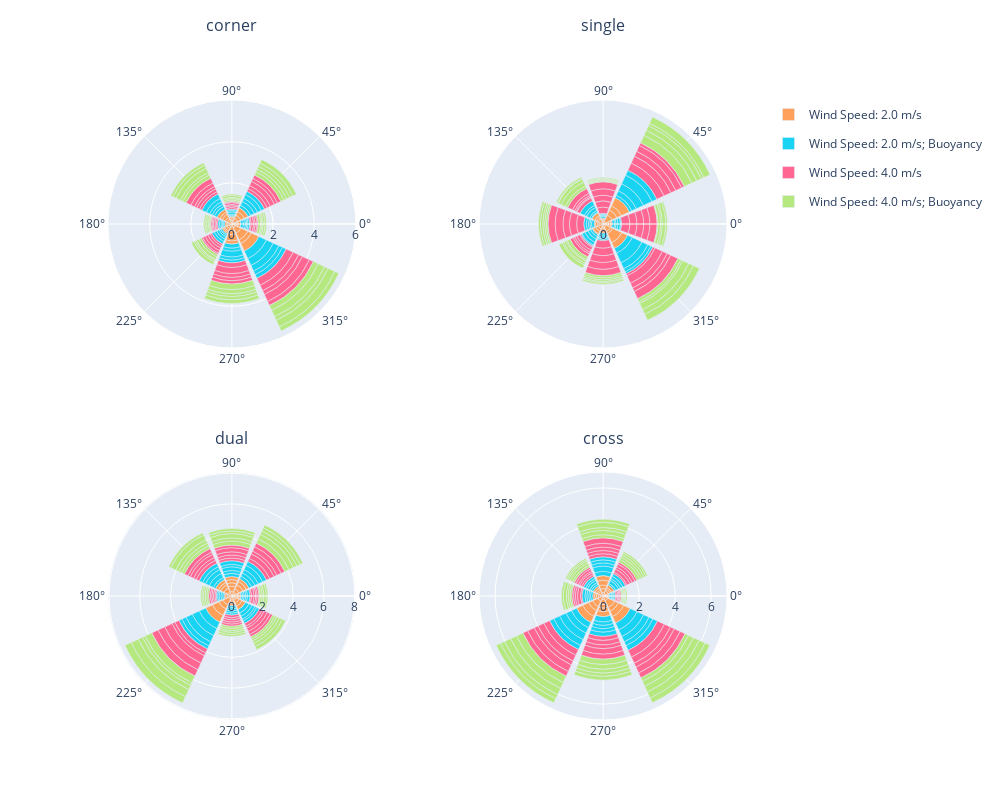

The notebook cell saved with this chart:
### Code cell
import plotly.express as px
import plotly.graph_objects as go
from plotly.offline import plot
from plotly.subplots import make_subplots

rooms = ["corner", "single", "dual", "cross"]
params = set(plotdf["Params"])
marker_color=["#E4FF87", '#709BFF', '#709BFF', '#FFAA70', '#FFAA70', '#FFDF70', '#B6FFB4']
color_map = {}
for i, param in enumerate(params):
    color_map[i] = marker_color[i]

figures = []
for i, room in enumerate(rooms):
    fig = px.bar_polar(plotdf[plotdf["roomType"] == room], r="netNorm", theta="AofA",
                   color="Params", template="plotly_dark",
                   color_discrete_map=color_map, title=room)
    # fig.update_raxes(ticklabelposition="outside bottom", title=None)
    figures.append(fig)

fig = make_subplots(rows=2, cols=2, specs=[[{'type': 'polar'}]*2]*2, subplot_titles=rooms, vertical_spacing=0.2)

for i, figure in enumerate(figures):
    for trace in range(len(figure["data"])):
        room = rooms[i]
        row = int((i/2)+1)
        col = int((i%2)+1)
        # print(row, col)
        trace = figure["data"][trace]
        if i>0:
            trace.showlegend = False
        fig.add_trace(trace, row=row, col=col)
        fig.update_annotations(y=1.1 - (row-1)/1.5, selector={'text':room})

fig.update_polars(radialaxis_dtick=2)
# fig.update_polars(overwrite=True, radialaxis_dtick=.5, selector={'text':'single'})
fig.update_layout(width = 1000, height = 800)


fig.show()
print(type(fig))
# print(fig)

### Figure 1 — Plotly figure (JSON) as saved in the notebook; plotly's stock layout.template omitted (floating-point values rounded to 4 significant figures)
{"data": [{"hovertemplate": "Params=Wind Speed: 2.0 m/s<br>netNorm=%{r}<br>AofA=%{theta}<extra></extra>", "legendgroup": "Wind Speed: 2.0 m/s", "marker": {"color": "#FFA15A", "pattern": {"shape": ""}}, "name": "Wind Speed: 2.0 m/s", "r": [0.07903, 0.0825, 0.05531, 0.1487, 0.2016, 0.1445, 0.1677, 0.09204, 0.3118, 0.1333, 0.2349, 0.07775, 0.195, 0.2926, 0.07162, 0.05915, 0.3675, 0.08048, 0.1927, 0.07031, 0.4003, 0.1263, 0.1649, 0.1695, 0.1229, 0.1251, 0.1859, 0.1187, 0.1685, 0.1186, 0.1526, 0.08355, 0.07223, 0.07503, 0.08195, 0.06692, 0.1484, 0.08071, 0.05962, 0.2], "showlegend": true, "subplot": "polar", "theta": [180, 0, 180, 270, 270, 45, 270, 90, 270, 225, 135, 0, 315, 315, 180, 180, 315, 0, 315, 0, 315, 0, 45, 45, 225, 225, 45, 135, 135, 135, 135, 180, 225, 90, 90, 90, 270, 225, 90, 45], "type": "barpolar"}, {"hovertemplate": "Params=Wind Speed: 2.0 m/s; Buoyancy<br>netNorm=%{r}<br>AofA=%{theta}<extra></extra>", "legendgroup": "Wind Speed: 2.0 m/s; Buoyancy", "marker": {"color": "#19d3f3", "pattern": {"shape": ""}}, "name": "Wind Speed: 2.0 m/s; Buoyancy", "r": [0.1465, 0.403, 0.1285, 0.196, 0.05826, 0.1523, 0.05392, 0.3703, 0.2792, 0.195, 0.1011, 0.1483, 0.1669, 0.1326, 0.2056, 0.09511, 0.06404, 0.06425, 0.07102, 0.1694, 0.151, 0.1235, 0.07278, 0.08236, 0.1253, 0.06014, 0.1275, 0.06575, 0.1213, 0.3002, 0.08371, 0.1917, 0.1942, 0.06478, 0.05857, 0.1316, 0.1796, 0.07557, 0.08283, 0.24], "showlegend": true, "subplot": "polar", "theta": [45, 315, 0, 270, 90, 270, 90, 315, 270, 45, 90, 270, 45, 270, 45, 0, 0, 0, 90, 45, 135, 135, 225, 225, 225, 180, 225, 180, 135, 315, 0, 315, 315, 90, 180, 225, 135, 180, 180, 135], "type": "barpolar"}, {"hovertemplate": "Params=Wind Speed: 4.0 m/s<br>netNorm=%{r}<br>AofA=%{theta}<extra></extra>", "legendgroup": "Wind Speed: 4.0 m/s", "marker": {"color": "#FF6692", "pattern": {"shape": ""}}, "name": "Wind Speed: 4.0 m/s", "r": [0.06998, 0.1229, 0.06711, 0.06824, 0.08079, 0.145, 0.08471, 0.05977, 0.1495, 0.08047, 0.06014, 0.09397, 0.05187, 0.1688, 0.1247, 0.2201, 0.059, 0.1598, 0.1821, 0.1895, 0.09141, 0.2267, 0.2979, 0.1241, 0.185, 0.3751, 0.1407, 0.116, 0.2598, 0.2932, 0.08196, 0.07873, 0.1372, 0.05485, 0.1597, 0.1597, 0.06909, 0.2036, 0.3743, 0.2119], "showlegend": true, "subplot": "polar", "theta": [0, 135, 180, 180, 90, 45, 90, 90, 135, 180, 180, 90, 90, 45, 135, 45, 180, 45, 45, 135, 225, 270, 270, 225, 270, 315, 225, 0, 135, 315, 0, 0, 225, 0, 270, 270, 225, 315, 315, 315], "type": "barpolar"}, {"hovertemplate": "Params=Wind Speed: 4.0 m/s; Buoyancy<br>netNorm=%{r}<br>AofA=%{theta}<extra></extra>", "legendgroup": "Wind Speed: 4.0 m/s; Buoyancy", "marker": {"color": "#B6E880", "pattern": {"shape": ""}}, "name": "Wind Speed: 4.0 m/s; Buoyancy", "r": [0.123, 0.06244, 0.06272, 0.1715, 0.07539, 0.1357, 0.07701, 0.05919, 0.08677, 0.06276, 0.127, 0.1386, 0.07414, 0.05962, 0.1019, 0.06069, 0.2742, 0.2601, 0.1736, 0.3428, 0.06769, 0.1237, 0.1985, 0.1905, 0.1351, 0.1627, 0.1409, 0.1584, 0.1733, 0.2295, 0.1705, 0.3511, 0.05707, 0.06884, 0.1662, 0.2165, 0.1188, 0.0853, 0.07605, 0.1902], "showlegend": true, "subplot": "polar", "theta": [225, 180, 180, 135, 180, 225, 180, 225, 225, 90, 135, 225, 90, 90, 90, 90, 270, 315, 45, 315, 180, 0, 270, 315, 270, 270, 45, 45, 270, 135, 135, 315, 0, 0, 45, 315, 135, 0, 0, 45], "type": "barpolar"}, {"hovertemplate": "Params=Wind Speed: 2.0 m/s<br>netNorm=%{r}<br>AofA=%{theta}<extra></extra>", "legendgroup": "Wind Speed: 2.0 m/s", "marker": {"color": "#FFA15A", "pattern": {"shape": ""}}, "name": "Wind Speed: 2.0 m/s", "r": [0.0003053, 0.0002364, 0.0003249, 0.0003652, 0.0001802, 0.000153, 0.0001275, 0.0002914, 0.0003127, 0.0002685, 0.000487, 0.0007749, 0.000341, 0.0002418, 0.000334, 0.0002278, 0.0003133, 0.001534, 0.0004031, 0.001117, 0.0008012, 0.0007329, 0.0005171, 0.0004386, 0.001332, 0.0007084, 0.0002587, 0.0003068, 0.0001971, 0.0004722, 0.0001992, 0.0002111, 0.0001706, 0.0001787, 0.0002401, 0.0004209, 0.0004134, 0.0001937, 0.0009513, 0.0001665], "showlegend": false, "subplot": "polar2", "theta": [180, 0, 0, 270, 270, 90, 135, 225, 180, 0, 315, 315, 0, 180, 315, 0, 180, 315, 45, 45, 45, 45, 225, 225, 45, 135, 135, 135, 270, 135, 180, 90, 90, 90, 270, 270, 225, 90, 315, 225], "type": "barpolar"}, {"hovertemplate": "Params=Wind Speed: 2.0 m/s; Buoyancy<br>netNorm=%{r}<br>AofA=%{theta}<extra></extra>", "legendgroup": "Wind Speed: 2.0 m/s; Buoyancy", "marker": {"color": "#19d3f3", "pattern": {"shape": ""}}, "name": "Wind Speed: 2.0 m/s; Buoyancy", "r": [0.0004014, 0.0007554, 0.0003235, 0.0002179, 0.0008049, 0.001183, 0.001609, 0.0003631, 0.0009785, 0.0002819, 0.0001401, 0.0002117, 0.0001985, 0.0001308, 0.0001065, 0.0001311, 0.0002833, 0.0001279, 0.0003978, 0.0001279, 0.0002964, 0.0004192, 0.001438, 0.0002696, 0.000519, 0.000462, 0.0002108, 0.0003994, 0.0002361, 0.000222, 0.000812, 0.000159, 0.0005145, 0.0003402, 0.0003338, 0.0005, 0.0003609, 0.0001693, 0.000376, 0.0007238], "showlegend": false, "subplot": "polar2", "theta": [45, 45, 270, 90, 315, 45, 315, 0, 315, 270, 90, 0, 270, 270, 90, 90, 0, 90, 0, 135, 225, 225, 45, 135, 225, 225, 270, 180, 180, 180, 45, 0, 315, 315, 180, 135, 135, 225, 180, 135], "type": "barpolar"}, {"hovertemplate": "Params=Wind Speed: 4.0 m/s<br>netNorm=%{r}<br>AofA=%{theta}<extra></extra>", "legendgroup": "Wind Speed: 4.0 m/s", "marker": {"color": "#FF6692", "pattern": {"shape": ""}}, "name": "Wind Speed: 4.0 m/s", "r": [0.001219, 0.0005176, 0.0009519, 0.0009254, 0.001072, 0.001234, 0.00108, 0.0008404, 0.001093, 0.0001489, 0.0009801, 0.0002378, 0.0009851, 0.001187, 0.001144, 0.001057, 0.0008125, 0.0003599, 0.0009786, 0.0008064, 0.0001886, 0.001079, 0.00112, 0.0003592, 0.001225, 0.0004951, 0.0007858, 0.001132, 0.001042, 0.0003622, 0.001032, 0.001029, 0.000935, 0.0002741, 0.001098, 0.0005872, 0.0005104, 0.000962, 0.001219, 0.0004303], "showlegend": false, "subplot": "polar2", "theta": [45, 135, 90, 90, 180, 0, 0, 90, 180, 135, 180, 135, 90, 180, 45, 90, 45, 135, 45, 135, 225, 180, 270, 315, 315, 225, 315, 270, 270, 225, 270, 0, 0, 225, 0, 315, 225, 270, 315, 45], "type": "barpolar"}, {"hovertemplate": "Params=Wind Speed: 4.0 m/s; Buoyancy<br>netNorm=%{r}<br>AofA=%{theta}<extra></extra>", "legendgroup": "Wind Speed: 4.0 m/s; Buoyancy", "marker": {"color": "#B6E880", "pattern": {"shape": ""}}, "name": "Wind Speed: 4.0 m/s; Buoyancy", "r": [0.0004913, 0.0003057, 0.0001414, 0.0004078, 0.0002459, 0.0004722, 0.0002547, 0.0002781, 0.0006824, 0.0004925, 0.0001376, 0.0003615, 0.0003008, 0.0002079, 0.000386, 0.0002602, 0.0001202, 0.0003361, 0.0005412, 0.0001342, 0.0001287, 0.0001543, 0.0002938, 0.0001242, 0.0002515, 0.001264, 0.0004063, 0.0002571, 0.0001879, 0.0002346, 0.0004859, 0.0008442, 0.00076, 0.0002285, 0.00102, 0.0003841, 0.0002527, 0.0007854, 0.001054, 0.0009832], "showlegend": false, "subplot": "polar2", "theta": [315, 315, 0, 135, 180, 225, 180, 180, 135, 135, 90, 180, 180, 225, 225, 225, 135, 270, 225, 90, 90, 90, 270, 90, 270, 45, 0, 0, 270, 270, 0, 45, 45, 135, 315, 45, 0, 315, 45, 315], "type": "barpolar"}, {"hovertemplate": "Params=Wind Speed: 2.0 m/s<br>netNorm=%{r}<br>AofA=%{theta}<extra></extra>", "legendgroup": "Wind Speed: 2.0 m/s", "marker": {"color": "#FFA15A", "pattern": {"shape": ""}}, "name": "Wind Speed: 2.0 m/s", "r": [0.269, 0.1059, 0.08946, 0.09894, 0.2063, 0.1013, 0.102, 0.1119, 0.1292, 0.1402, 0.1253, 0.316, 0.4401, 0.169, 0.1791, 0.1364, 0.2038, 0.2144, 0.09626, 0.2452, 0.1053, 0.1221, 0.2926, 0.4569, 0.2255, 0.3038, 0.2397, 0.295, 0.2728, 0.2364, 0.1599, 0.2098, 0.3289, 0.2144, 0.2155, 0.193, 0.1984, 0.1225, 0.1252, 0.4855], "showlegend": false, "subplot": "polar3", "theta": [45, 0, 180, 180, 225, 180, 0, 180, 270, 270, 270, 90, 225, 0, 315, 315, 315, 315, 0, 315, 180, 0, 225, 225, 45, 45, 45, 135, 135, 135, 135, 135, 90, 90, 90, 45, 90, 270, 270, 225], "type": "barpolar"}, {"hovertemplate": "Params=Wind Speed: 2.0 m/s; Buoyancy<br>netNorm=%{r}<br>AofA=%{theta}<extra></extra>", "legendgroup": "Wind Speed: 2.0 m/s; Buoyancy", "marker": {"color": "#19d3f3", "pattern": {"shape": ""}}, "name": "Wind Speed: 2.0 m/s; Buoyancy", "r": [0.1952, 0.2281, 0.2503, 0.2055, 0.2413, 0.1117, 0.1022, 0.1128, 0.1784, 0.2189, 0.2048, 0.2413, 0.1211, 0.1092, 0.0993, 0.09426, 0.1334, 0.1572, 0.114, 0.241, 0.3123, 0.1598, 0.286, 0.2753, 0.4633, 0.4978, 0.1258, 0.4509, 0.1169, 0.117, 0.2124, 0.09999, 0.2411, 0.2746, 0.171, 0.1329, 0.185, 0.2966, 0.2087, 0.08676], "showlegend": false, "subplot": "polar3", "theta": [45, 45, 315, 90, 45, 270, 0, 270, 90, 315, 315, 90, 270, 0, 0, 180, 270, 90, 0, 90, 45, 135, 135, 135, 225, 225, 270, 225, 180, 180, 135, 180, 135, 45, 0, 315, 315, 225, 225, 180], "type": "barpolar"}, {"hovertemplate": "Params=Wind Speed: 4.0 m/s<br>netNorm=%{r}<br>AofA=%{theta}<extra></extra>", "legendgroup": "Wind Speed: 4.0 m/s", "marker": {"color": "#FF6692", "pattern": {"shape": ""}}, "name": "Wind Speed: 4.0 m/s", "r": [0.2147, 0.1927, 0.0831, 0.1007, 0.105, 0.1719, 0.229, 0.1916, 0.3134, 0.2153, 0.2337, 0.1609, 0.1013, 0.1658, 0.2042, 0.3101, 0.2556, 0.2692, 0.09778, 0.116, 0.2028, 0.1464, 0.2928, 0.1751, 0.1246, 0.2524, 0.2028, 0.2254, 0.1461, 0.2189, 0.1363, 0.5262, 0.1404, 0.4731, 0.1726, 0.1025, 0.166, 0.09534, 0.1167, 0.4538], "showlegend": false, "subplot": "polar3", "theta": [135, 135, 180, 0, 180, 90, 45, 90, 45, 90, 135, 0, 180, 135, 45, 45, 45, 90, 180, 180, 315, 315, 225, 270, 270, 135, 225, 315, 270, 315, 270, 225, 270, 225, 315, 0, 90, 0, 0, 225], "type": "barpolar"}, {"hovertemplate": "Params=Wind Speed: 4.0 m/s; Buoyancy<br>netNorm=%{r}<br>AofA=%{theta}<extra></extra>", "legendgroup": "Wind Speed: 4.0 m/s; Buoyancy", "marker": {"color": "#B6E880", "pattern": {"shape": ""}}, "name": "Wind Speed: 4.0 m/s; Buoyancy", "r": [0.1495, 0.08344, 0.4835, 0.1066, 0.1932, 0.1873, 0.1086, 0.1157, 0.09628, 0.141, 0.2985, 0.1998, 0.2305, 0.502, 0.2658, 0.203, 0.1381, 0.2796, 0.1714, 0.08565, 0.3061, 0.3261, 0.1381, 0.1235, 0.1106, 0.1634, 0.1205, 0.3477, 0.4551, 0.1648, 0.1403, 0.1243, 0.2438, 0.1028, 0.1858, 0.2242, 0.1538, 0.2187, 0.202, 0.221], "showlegend": false, "subplot": "polar3", "theta": [315, 0, 225, 180, 135, 225, 180, 180, 180, 270, 225, 135, 135, 225, 90, 90, 270, 90, 90, 180, 45, 45, 315, 0, 0, 0, 270, 135, 225, 90, 270, 270, 45, 0, 315, 45, 135, 315, 45, 315], "type": "barpolar"}, {"hovertemplate": "Params=Wind Speed: 2.0 m/s<br>netNorm=%{r}<br>AofA=%{theta}<extra></extra>", "legendgroup": "Wind Speed: 2.0 m/s", "marker": {"color": "#FFA15A", "pattern": {"shape": ""}}, "name": "Wind Speed: 2.0 m/s", "r": [0.06746, 0.1653, 0.1002, 0.0699, 0.1076, 0.2844, 0.1943, 0.2829, 0.06852, 0.0665, 0.4176, 0.2333, 0.3217, 0.4009, 0.0947, 0.1118, 0.06502, 0.3196, 0.1545, 0.2076, 0.3271, 0.1577, 0.15, 0.1287, 0.1072, 0.1082, 0.2012, 0.203, 0.2681, 0.2452, 0.3493, 0.1975, 0.1987, 0.2766, 0.1139, 0.2517, 0.3773, 0.1114, 0.08883, 0.1649], "showlegend": false, "subplot": "polar4", "theta": [0, 180, 180, 0, 180, 315, 270, 270, 0, 0, 315, 315, 315, 315, 180, 180, 0, 225, 45, 90, 225, 45, 135, 135, 135, 135, 90, 90, 90, 225, 225, 270, 270, 270, 45, 90, 225, 135, 45, 45], "type": "barpolar"}, {"hovertemplate": "Params=Wind Speed: 2.0 m/s; Buoyancy<br>netNorm=%{r}<br>AofA=%{theta}<extra></extra>", "legendgroup": "Wind Speed: 2.0 m/s; Buoyancy", "marker": {"color": "#19d3f3", "pattern": {"shape": ""}}, "name": "Wind Speed: 2.0 m/s; Buoyancy", "r": [0.4202, 0.08976, 0.2906, 0.4037, 0.3289, 0.231, 0.1893, 0.1724, 0.05976, 0.08813, 0.2963, 0.1741, 0.07195, 0.1692, 0.1808, 0.1946, 0.1147, 0.2353, 0.06046, 0.06712, 0.1711, 0.1089, 0.1049, 0.1498, 0.3219, 0.3339, 0.1229, 0.3927, 0.09819, 0.3567, 0.2496, 0.2325, 0.1513, 0.2806, 0.1581, 0.1052, 0.1085, 0.1315, 0.1059, 0.1582], "showlegend": false, "subplot": "polar4", "theta": [315, 45, 270, 315, 315, 90, 270, 45, 0, 0, 90, 90, 0, 90, 270, 270, 45, 270, 0, 0, 90, 135, 135, 135, 225, 225, 180, 225, 180, 225, 225, 315, 45, 315, 45, 135, 180, 135, 180, 180], "type": "barpolar"}, {"hovertemplate": "Params=Wind Speed: 4.0 m/s<br>netNorm=%{r}<br>AofA=%{theta}<extra></extra>", "legendgroup": "Wind Speed: 4.0 m/s", "marker": {"color": "#FF6692", "pattern": {"shape": ""}}, "name": "Wind Speed: 4.0 m/s", "r": [0.05997, 0.08819, 0.1579, 0.08977, 0.09896, 0.1719, 0.1761, 0.1858, 0.1176, 0.1905, 0.2111, 0.123, 0.0739, 0.3009, 0.1376, 0.1738, 0.105, 0.1193, 0.09277, 0.095, 0.1367, 0.2228, 0.3497, 0.2501, 0.422, 0.368, 0.358, 0.2054, 0.3089, 0.2752, 0.242, 0.3564, 0.1063, 0.3016, 0.06833, 0.06343, 0.2359, 0.06568, 0.4008, 0.2864], "showlegend": false, "subplot": "polar4", "theta": [0, 180, 180, 45, 135, 90, 90, 45, 180, 90, 90, 135, 0, 90, 45, 45, 180, 45, 135, 180, 135, 270, 225, 270, 315, 315, 225, 270, 270, 270, 315, 315, 135, 315, 0, 0, 225, 0, 225, 225], "type": "barpolar"}, {"hovertemplate": "Params=Wind Speed: 4.0 m/s; Buoyancy<br>netNorm=%{r}<br>AofA=%{theta}<extra></extra>", "legendgroup": "Wind Speed: 4.0 m/s; Buoyancy", "marker": {"color": "#B6E880", "pattern": {"shape": ""}}, "name": "Wind Speed: 4.0 m/s; Buoyancy", "r": [0.0977, 0.3933, 0.1018, 0.3594, 0.1736, 0.1111, 0.1476, 0.1056, 0.1677, 0.2994, 0.3766, 0.2389, 0.2675, 0.1078, 0.2585, 0.2368, 0.1628, 0.2969, 0.06655, 0.1666, 0.06904, 0.2127, 0.1298, 0.1164, 0.208, 0.1872, 0.1355, 0.2001, 0.3074, 0.3504, 0.3572, 0.1272, 0.08937, 0.0846, 0.1624, 0.08514, 0.2889, 0.05916, 0.06111, 0.0636], "showlegend": false, "subplot": "polar4", "theta": [180, 225, 180, 225, 90, 135, 135, 180, 180, 270, 225, 225, 225, 180, 270, 90, 90, 90, 0, 45, 0, 270, 45, 135, 315, 270, 45, 270, 315, 315, 315, 45, 45, 135, 90, 135, 315, 0, 0, 0], "type": "barpolar"}], "layout": {"annotations": [{"font": {"size": 16}, "showarrow": false, "text": "corner", "x": 0.225, "xanchor": "center", "xref": "paper", "y": 1.1, "yanchor": "bottom", "yref": "paper"}, {"font": {"size": 16}, "showarrow": false, "text": "single", "x": 0.775, "xanchor": "center", "xref": "paper", "y": 1.1, "yanchor": "bottom", "yref": "paper"}, {"font": {"size": 16}, "showarrow": false, "text": "dual", "x": 0.225, "xanchor": "center", "xref": "paper", "y": 0.4333, "yanchor": "bottom", "yref": "paper"}, {"font": {"size": 16}, "showarrow": false, "text": "cross", "x": 0.775, "xanchor": "center", "xref": "paper", "y": 0.4333, "yanchor": "bottom", "yref": "paper"}], "height": 800, "polar": {"domain": {"x": [0, 0.45], "y": [0.6, 1]}, "radialaxis": {"dtick": 2}}, "polar2": {"domain": {"x": [0.55, 1], "y": [0.6, 1]}, "radialaxis": {"dtick": 2}}, "polar3": {"domain": {"x": [0, 0.45], "y": [0, 0.4]}, "radialaxis": {"dtick": 2}}, "polar4": {"domain": {"x": [0.55, 1], "y": [0, 0.4]}, "radialaxis": {"dtick": 2}}, "width": 1000}}
